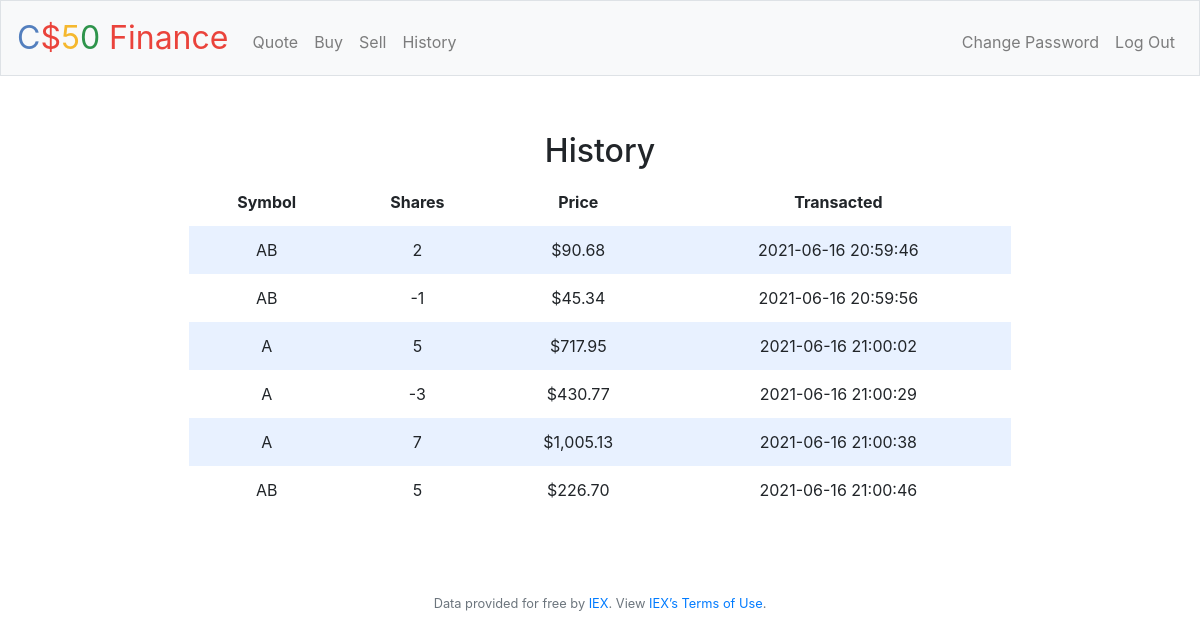
Screenshot of /history (signed in) with the database file from the repository.
### tables this page shows
CREATE TABLE trans (
user_id INTEGER,
symbol TEXT NOT NULL,
shares NUMERIC NOT NULL,
price NUMERIC NOT NULL DEFAULT 0,
ts  TIMESTAMP DEFAULT CURRENT_TIMESTAMP,
FOREIGN KEY(user_id) REFERENCES users(id)
);

### application.py (the view)
@app.route("/history")
@login_required
def history():
    records = db.execute("SELECT * FROM trans WHERE user_id=?", session["user_id"])
    for r in records:
        r['price'] = usd(r['price'])
    return render_template('history.html', records=records)

### application.py (called while the page is built)
@app.after_request
def after_request(response):
    response.headers["Cache-Control"] = "no-cache, no-store, must-revalidate"
    response.headers["Expires"] = 0
    response.headers["Pragma"] = "no-cache"
    return response

### helpers.py (called while the page is built)
def login_required(f):
    @wraps(f)
    def decorated_function(*args, **kwargs):
        if session.get("user_id") is None:
            return redirect("/login")
        return f(*args, **kwargs)
    return decorated_function

def usd(value):
    return f"${value:,.2f}"

### templates/history.html (shortened to what this page needs)
{% extends "layout.html" %}
{% block main %}
    <div class="section container">
        <h2>History</h2>
        <table>
            <thead>
                <tr>
                    <th>Symbol</th>
                    <th>Shares</th>
                    <th>Price</th>
                    <th>Transacted</th>
                </tr>
            </thead>
            <tbody>
                {% for rec in records %}
                    <tr>
                        <td>{{ rec.symbol | upper }}</td>
                        <td>{{ rec.shares }}</td>
                        <td>{{ rec.price }}</td>
                        <td>{{ rec.ts }}</td>
                    </tr>
                {% endfor %}
            </tbody>
        </table>
    </div>
{% endblock %}

### templates/layout.html (shortened to what this page needs)
<!DOCTYPE html>
<html lang="en">
    <head>
        <link rel="stylesheet" href="https://cdn.jsdelivr.net/npm/bootstrap@4.5.3/dist/css/bootstrap.min.css">
        <link href="/static/styles.css" rel="stylesheet">
    </head>
    <body>
        <nav class="navbar navbar-expand-md navbar-light bg-light border">
            <a class="navbar-brand" href="/"><span class="blue">C</span><span class="red">$</span><span class="yellow">5</span><span class="green">0</span> <span class="red">Finance</span></a>
            <div class="collapse navbar-collapse" id="navbar">
                {% if session.user_id %}
                    <ul class="navbar-nav mr-auto mt-2">
                        <li class="nav-item"><a class="nav-link" href="/quote">Quote</a></li>
                        <li class="nav-item"><a class="nav-link" href="/buy">Buy</a></li>
                        <li class="nav-item"><a class="nav-link" href="/sell">Sell</a></li>
                        <li class="nav-item"><a class="nav-link" href="/history">History</a></li>
                    </ul>
                    <ul class="navbar-nav ml-auto mt-2">
                        <li class="nav-item"><a class="nav-link" href="/change">Change Password</a></li>
                        <li class="nav-item"><a class="nav-link" href="/logout">Log Out</a></li>
                    </ul>
                {% else %}
                    <ul class="navbar-nav ml-auto mt-2">
                        <li class="nav-item"><a class="nav-link" href="/register">Register</a></li>
                        <li class="nav-item"><a class="nav-link" href="/login">Log In</a></li>
                    </ul>
                {% endif %}
            </div>
        </nav>
        <main class="container p-5">
            {% block main %}{% endblock %}
        </main>
        <footer class="small text-center text-muted">
            Data provided for free by <a href="https://iextrading.com/developer">IEX</a>. View <a href="https://iextrading.com/api-exhibit-a/">IEX’s Terms of Use</a>.
        </footer>
    </body>
</html>

### static/styles.css (style rules this page uses)
nav .navbar-brand { font-size: xx-large; }
nav .navbar-brand .blue { color: #537fbe; }
nav .navbar-brand .red { color: #ea433b; }
nav .navbar-brand .yellow { color: #f5b82e; }
nav .navbar-brand .green { color: #2e944b; }
main { overflow-x: auto; text-align: center; }
.container { margin-left: auto; margin-right: auto; padding-left: 15px; padding-right: 15px; text-align: center; width: 90%; }
.section { padding-bottom: 1rem; padding-left: 2rem; padding-right: 2rem; padding-top: 0.5rem; }
table { background-color: transparent; margin-bottom: 1rem; width: 100%; }
table th, table td { padding: 0.75rem; vertical-align: middle; }
tbody tr:nth-of-type(odd) { background-color: rgb(179, 208, 255, 0.3) }

### rows the page displays
trans: symbol "AB", shares "2", price "$90.68", ts "2021-06-16 20:59:46"
trans: symbol "AB", shares "-1", price "$45.34", ts "2021-06-16 20:59:56"
trans: symbol "A", shares "5", price "$717.95", ts "2021-06-16 21:00:02"
trans: symbol "A", shares "-3", price "$430.77", ts "2021-06-16 21:00:29"
trans: symbol "A", shares "7", price "$1,005.13", ts "2021-06-16 21:00:38"
trans: symbol "AB", shares "5", price "$226.70", ts "2021-06-16 21:00:46"
